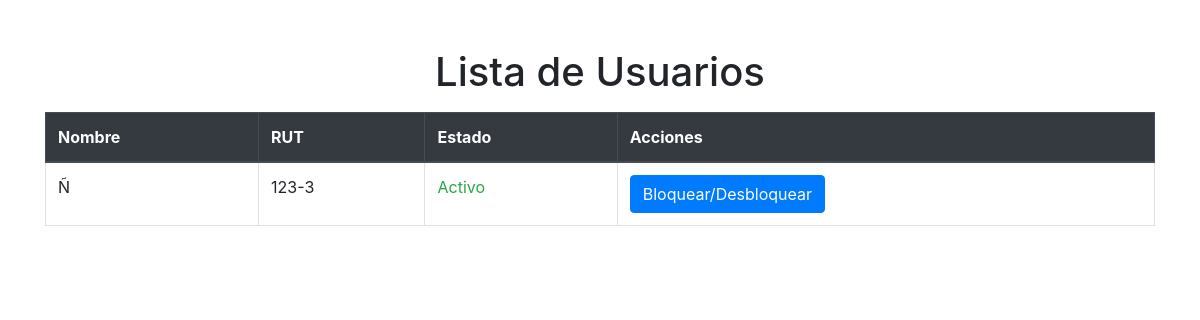
Page /iniciar/lista_usuarios/ on the earlier database version.
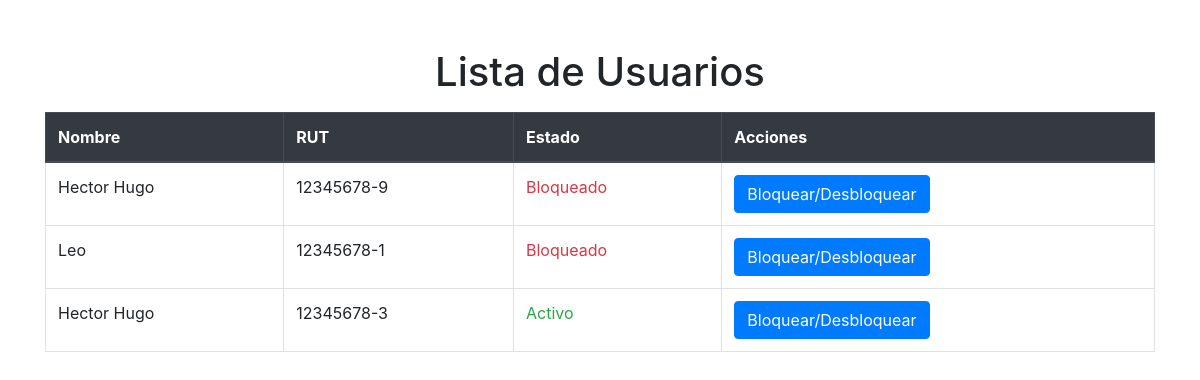
Same page on the later database version.
### iniciar/models.py (models this page shows, shortened)
class NuevoRegistro(models.Model):
    rut = models.CharField(max_length=12, unique=True)
    Nombres = models.CharField(max_length=100)
    Apellidos = models.CharField(max_length=100)
    Clave = models.CharField(max_length=128)
    NumeroCuenta = models.CharField(max_length=20, null=True, blank=True)
    SaldoContable = models.DecimalField(max_digits=10, decimal_places=2, null=True, blank=True)
    SaldoCuentaCorriente = models.DecimalField(max_digits=10, decimal_places=2, null=True, blank=True)
    SaldoLineaCredito = models.DecimalField(max_digits=10, decimal_places=2, null=True, blank=True)
    TotalCargos = models.DecimalField(max_digits=10, decimal_places=2, null=True, blank=True)
    TotalAbonos = models.DecimalField(max_digits=10, decimal_places=2, null=True, blank=True)
    Estado = models.BooleanField(default=True)
    intentos_fallidos = models.PositiveIntegerField(default=0)

### iniciar/views.py (the view)
# urls.py: path('lista_usuarios/', views.lista_usuarios, name='lista_usuarios'),
def lista_usuarios(request):
    usuarios = NuevoRegistro.objects.all()
    return render(request, 'lista_usuarios.html', {'usuarios': usuarios})

### iniciar/templates/lista_usuarios.html (shortened to what this page needs)
<!DOCTYPE html>
<html>
<head>
    <link rel="stylesheet" href="https://stackpath.bootstrapcdn.com/bootstrap/4.5.2/css/bootstrap.min.css">
</head>
<body>
    <div class="container">
        <h1 class="mt-5 text-center">Lista de Usuarios</h1>
        <table class="table table-bordered table-hover mt-3">
            <thead class="thead-dark">
                <tr>
                    <th>Nombre</th>
                    <th>RUT</th>
                    <th>Estado</th>
                    <th>Acciones</th>
                </tr>
            </thead>
            <tbody>
                {% for usuario in usuarios %}
                    <tr>
                        <td>{{ usuario.Nombres }}</td>
                        <td>{{ usuario.rut }}</td>
                        <td>
                            {% if usuario.Estado %}
                                <span class="text-success">Activo</span>
                            {% else %}
                                <span class="text-danger">Bloqueado</span>
                            {% endif %}
                        </td>
                        <td>
                            <a href="{% url 'bloquear_usuario' usuario.id %}" class="btn btn-primary">Bloquear/Desbloquear</a>
                        </td>
                    </tr>
                {% endfor %}
            </tbody>
        </table>
    </div>
</body>
</html>

Differences in the rows shown:
removed NuevoRegistro: Nombres "Ñ", rut "123-3", Estado "Activo"
added NuevoRegistro: Nombres "Hector Hugo", rut "12345678-9", Estado "Bloqueado"
added NuevoRegistro: Nombres "Leo", rut "12345678-1", Estado "Bloqueado"
added NuevoRegistro: Nombres "Hector Hugo", rut "12345678-3", Estado "Activo"
